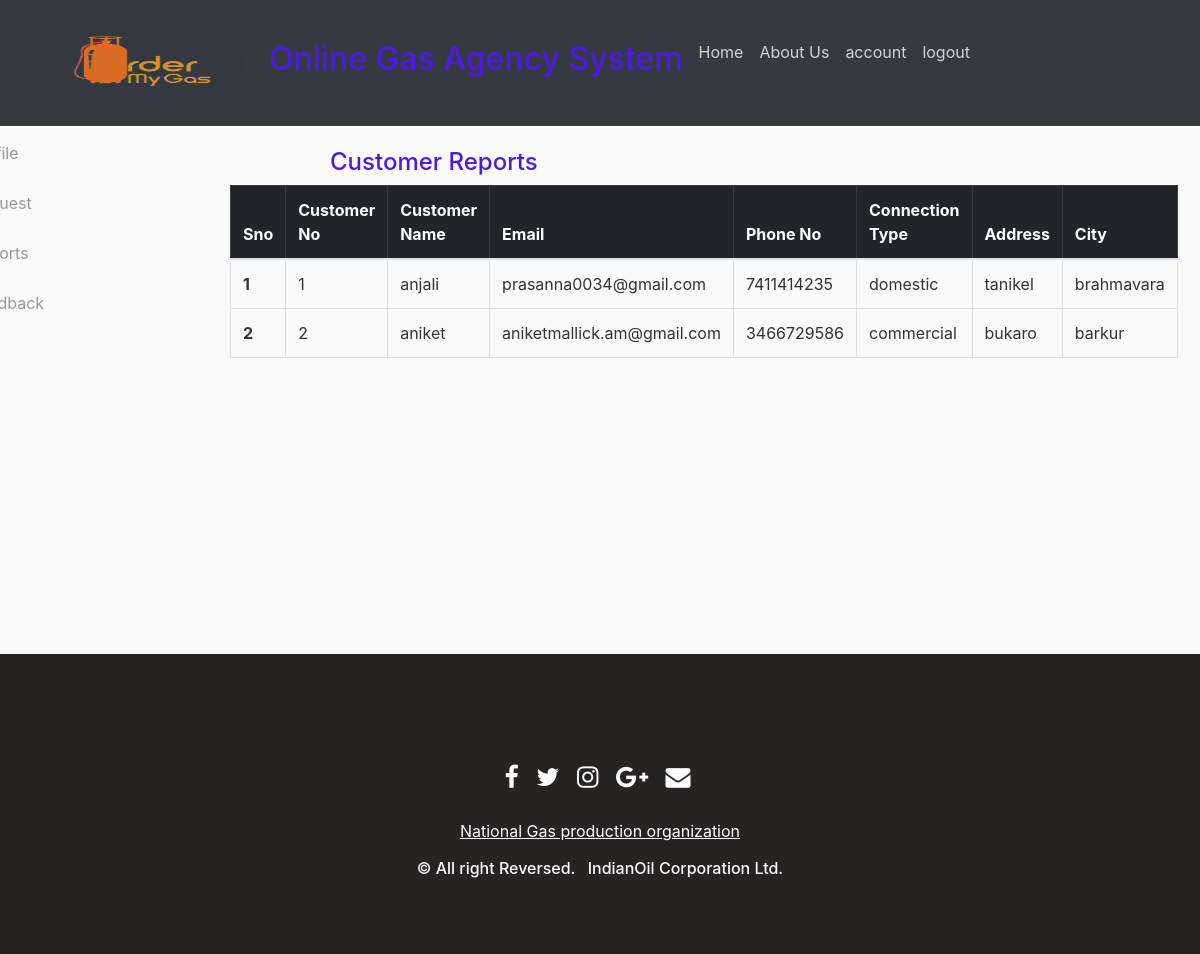
Page /Dcreport (signed in) on the committed database.
### projectmain/dbcode.py (models this page shows, shortened)
class User_reg(db.Model,UserMixin):
    id = db.Column(db.Integer, primary_key=True)
    fname = db.Column(db.String(20),nullable=False)
    lname = db.Column(db.String(20),nullable=False)
    gender = db.Column(db.String(10),nullable=False)
    phone_no = db.Column(db.String(10),nullable=False)
    adress = db.Column(db.String(200),nullable=False)
    sid =db.Column(db.Integer,db.ForeignKey(state.id,ondelete="CASCADE"),nullable=False)
    did = db.Column(db.Integer,db.ForeignKey(district.did,ondelete="CASCADE"),nullable=False)
    cid = db.Column(db.Integer,db.ForeignKey(city.cid,ondelete="CASCADE"),nullable=False)
    aid = db.Column(db.Integer,db.ForeignKey(agent.aid,ondelete="CASCADE"),nullable=False)
    ctid = db.Column(db.Integer,db.ForeignKey(connection_type.ctid,ondelete="CASCADE"),nullable=False)
    username = db.Column(db.String(20), unique=True, nullable=False)
    email = db.Column(db.String(120), unique=True, nullable=False)
    image_file = db.Column(db.String(20), nullable=False, default='default.jpg')
    password = db.Column(db.String(60), nullable=False)
    fbck = db.relationship('feedback',cascade='all,delete',backref='User_reg')
    rol = db.relationship('roles',cascade='all,delete',backref='User_reg')

class connection_type(db.Model):
    ctid = db.Column(db.Integer,primary_key=True)
    cname = db.Column(db.String(15),nullable=False)
    refill_charge = db.Column(db.Integer,nullable=False)
    new_connection_price = db.Column(db.Integer,nullable=False)

class city(db.Model):
    cid =db.Column(db.Integer,primary_key=True)
    cname = db.Column(db.String(20),nullable=False)
    did = db.Column(db.Integer,db.ForeignKey(district.did,ondelete="CASCADE"),nullable=False)

### projectmain/agent/routs.py (the view)
@Agent.route("/Dcreport",methods=['GET','POST'])
@login_required
def Dcreport():
    if current_user.is_authenticated and current_user.role=='agent':
        pass
    else:
        abort(403)
    users=User_reg.query.filter_by(aid=current_user.aid).all()
    return render_template('dcreport.html',title='customer report',users=users,city=city,ctype=connection_type)

### projectmain/dbcode.py (called while the page is built)
@login_manager.user_loader
def load_user(id):
    return roles.query.get(int(id))

### projectmain/templates/dcreport.html
{% extends 'distributor.html' %}
{% block agent_ac %}
<h4>Customer Reports</h4>
 <table class="table table-bordered " style="margin-right:300px;margin-left:-100px">
  <thead class="table-dark">
    <tr>
      <th scope="col">Sno</th>
      <th scope="col">Customer No</th>
      <th scope="col">Customer Name</th>
      <th scope="col">Email</th>
      <th scope="col">Phone No</th>
      <th scope="col">Connection Type</th>
      <th scope="col">Address</th>
      <th scope="col">City</th>
    </tr>
  </thead>
  <tbody >
  	{% for c in users %}
  	{% with ct=ctype.query.filter_by(ctid=c.ctid).first() %}
  	{% with a=city.query.filter_by(cid=c.cid).first() %}
    <tr>
      <th scope="row">{{ loop.index }}</th>
      <td>{{ c.id }}</td>
      <td>{{ c.fname }}</td>
      <td>{{ c.email }}</td>
      <td>{{ c.phone_no }}</td>
      <td>{{ ct.cname }}</td>
      <td>{{ c.adress }}</td>
      <td>{{ a.cname }}</td>
    </tr>
    {% endwith %}
    {% endwith %}
    {% endfor %}
  </tbody>
</table>
{% endblock agent_ac %}

### projectmain/static/main.css (style rules this page uses)
body { background: #fafafa; color: #333333; margin-top: 5rem; }
h1, h2, h3, h4, h5, h6 { color: #4C19E4; }

### rows in the picture
User_reg: id "1", fname "anjali", email "prasanna0034@gmail.com", phone_no "7411414235", adress "tanikel"
connection_type: cname "domestic"
city: cname "brahmavara"
User_reg: id "2", fname "aniket", email "aniketmallick.am@gmail.com", phone_no "3466729586", adress "bukaro"
connection_type: cname "commercial"
city: cname "barkur"
